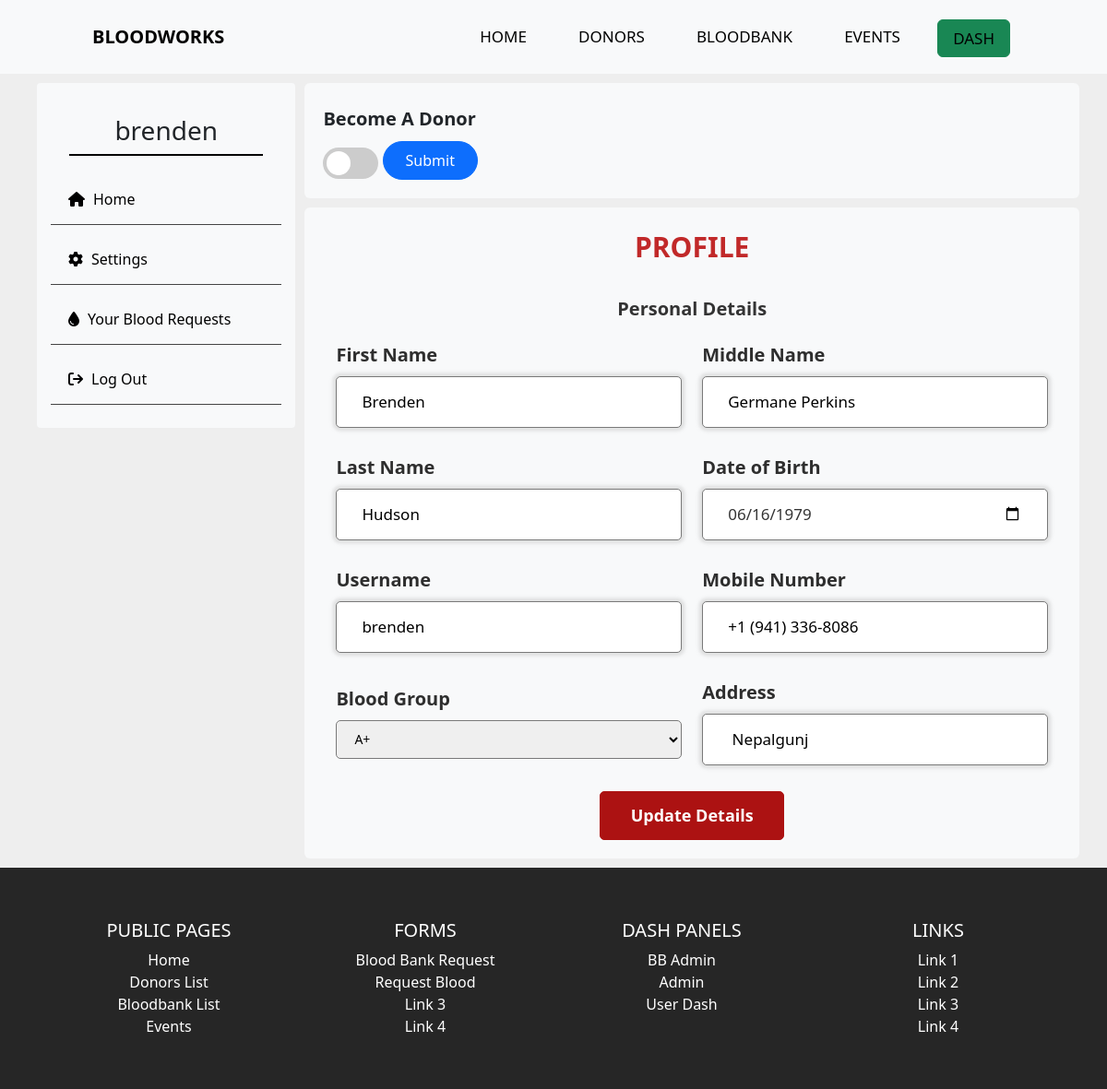
Page /dash/edit (signed in) on the committed database.
### tables this page shows
CREATE TABLE `user` (
  `id` int(11) NOT NULL,
  `fname` varchar(20) DEFAULT NULL,
  `mname` varchar(20) DEFAULT NULL,
  `lname` varchar(20) DEFAULT NULL,
  `dateofbirth` date DEFAULT NULL,
  `email` varchar(50) DEFAULT NULL,
  `password` varchar(70) DEFAULT NULL,
  `username` varchar(25) DEFAULT NULL,
  `bloodgroup` varchar(5) DEFAULT NULL,
  `donor_availability` varchar(15) DEFAULT NULL,
  `address` varchar(100) DEFAULT NULL,
  `phone_no` varchar(100) DEFAULT NULL,
  `age` int(11) DEFAULT NULL,
  `last_donation_date` date DEFAULT NULL
);

### controllers/DashEdit.php (called while the page is built, shortened)
<?php
class Dash
{
    public function index($a = "", $b = "", $c = "")
    {
        $loggedindata = $this->getUserData();
        $data = [
            "loggedinuser" => $loggedindata,
        ];
        $this->view('dash/edit', $data);
    }
    public function getUserData()
    {
        $getuserdata = new Model;
        $getuserdata->table = "user";
        $getuserdata->order_column = "id";
        $getsessionid = getLoggedinUser('userid');
        $data = [
            "id" => "$getsessionid"
        ];
        $getuserdata = $getuserdata->where($data);
        return $getuserdata;
    }
}

### includes/app.php (called while the page is built, shortened)
<?php
class App
{
    private $method = "index";
    public function splitURL()
    {
        $URL = $_GET['url'] ?? 'home';
        $URL = explode("/", trim($URL, "/"));
        return $URL;
    }
    public function loadController()
    {
        $URL = $this->splitURL();
        if($URL[0] == "dash"){
            if ($URL[0] == "dash" && !isset($URL[1])) {
                $filename = "controllers/Dash"  . ".php";
            } elseif ($URL[0] == "dash" && isset($URL[1])) {
                $filename = "controllers/" . $URL[0] . $URL[1] . ".php";
            }
        }
        elseif ($URL[0] == "admin"  ) {
            if ($URL[0] == "admin" && !isset($URL[1])) {
                $filename = "controllers/Admin"  . ".php";
            } elseif ($URL[0] == "admin" && isset($URL[1])) {
                $filename = "controllers/" . $URL[0] . $URL[1] . ".php";
            }
        }
        elseif ($URL[0] == "bbadmin"  ) {
            if ($URL[0] == "bbadmin" && !isset($URL[1])) {
                $filename = "controllers/bbadmin"  . ".php";
            } elseif ($URL[0] == "bbadmin" && isset($URL[1])) {
                $filename = "controllers/" . $URL[0] . $URL[1] . ".php";
            }
        }
        else{
            $filename = "controllers/" .$URL[0] . ".php";
        }
        if (file_exists($filename)) {
            unset($URL[0]);
        } else {
            $filename = "controllers/_404.php";
            require $filename;
            $this->controller = "_404";
        }
        $controller = new $this->controller;
        $URL = $URL ? array_values($URL) : [];
        call_user_func_array([$controller, $this->method], $URL);
    }
}

### index.php (called while the page is built, shortened)
<?php
$app = new App;
$app->loadController();
?>

### includes/database.php (called while the page is built, shortened)
<?php
trait Database
{
    public function connect()
    {
        $string = "mysql:hostname=" . DBHOST . ";dbname=" . DBNAME;
        $con = new PDO($string, DBUSER, DBPASS);
        return $con;
    }
    public function query($query, $data = [])
    {
        $con = $this->connect();
        $stm = $con->prepare($query);
        $check = $stm->execute($data);
        if ($check) {
            $result = $stm->fetchAll(PDO::FETCH_OBJ);
            if (is_array($result) && count($result)) {
                return $result;
            }
        }
        return false;
    }
}

### includes/models.php (called while the page is built, shortened)
<?php
class Model
{
    public $table = "users";
    protected $limit = '100';
    protected $offset = 0;
    protected $order_type = "desc";
    public $order_column = "id";
    public function where($data, $data_not = [])
    {
        $keys = array_keys($data);
        $query = "select * from $this->table where ";
        foreach ($keys as $key) {
            $query .= $key . " = :" . $key . " && ";
        }
        $query = trim($query, " && ");
        $query .= " order by $this->order_column $this->order_type limit $this->limit offset $this->offset";
        $data = array_merge($data, $data_not);
        return $this->query($query, $data);
    }
}

### views/dash/edit.views.php (the view, shortened to what this page needs)
<?php
   include_once 'views/header.php';
   ?>
<main class="dash-container">
    <section class="dashboard_container">
        <?php include 'asidemenu.php' ?>
        <div class="info ">
            <?php foreach ($loggedinuser as $user) { ?>
                <div class="container">
                    <div class="switch-donor">
                        <a>Become A Donor</a>
                        <?php
                           $dateString = $user->last_donation_date;
                           if($dateString != null){
                               $lastDonationDate = $currentDate = date('Y-m-d');
                               $donationPeriod = 90;
                               $endDate = date('Y-m-d', strtotime($lastDonationDate . " + $donationPeriod days"));
                               $endDate = date('l M d Y', strtotime($lastDonationDate . " + $donationPeriod days"));
                               $currentDate = date('Y-m-d');
                               $diff = strtotime($endDate) - strtotime($currentDate);
                               $daysRemaining = floor($diff / (60 * 60 * 24));
                               if ($daysRemaining > 0) {
                                   $res = false;
                                   $daysLeft = $daysRemaining;
                               } else {
                                   $res = true;
                                   $output = "available";
                                   $daysLeft = 0;
                               }
                           }
                           else{
                               $res = true;
                           }
                           if ($res) { ?>
                            <form id="availabilityForm" method="POST" action="edit">
                                <label class="switch">
                                    <span class="slider round"></span>
                                </label>
                                <input class="btn btn-primary" type="submit" name="toogle" value="Submit">
                            </form>
                        <?php
                           } ?>
                    </div>
                </div>
                <div class="container">
                    <div class="heading">
                        PROFILE
                    </div>
                    <form action="edit" method="post">
                        <div class="form first">
                            <div class="details personal">
                                <span class="title">Personal Details</span>
                                <div class="fields">
                                    <div class="input_field">
                                        <label>First Name</label>
                                        <input type="text" name="fname" value="<?= $user->fname; ?> " placeholder="Enter your First name" required>
                                    </div>
                                    <div class="input_field">
                                        <label>Middle Name</label>
                                        <input type="text" name="mname" value="<?= $user->mname; ?>" placeholder="Enter your Middle name">
                                    </div>
                                    <div class="input_field">
                                        <label>Last Name</label>
                                        <input type="text" name="lname" value="<?= $user->lname; ?>" placeholder="Enter your Last name" required>
                                    </div>
                                    <div class="input_field">
                                        <label>Date of Birth</label>
                                        <input type="date" placeholder="Select Date" value="<?= $user->dateofbirth ?>" name="dateofbirth" required>
                                    </div>
                                    <div class="input_field">
                                        <label>Username</label>
                                        <input type="text" placeholder="Enter your username" value="<?= $user->username ?>" required>
                                    </div>
                                    <div class="input_field">
                                        <label>Mobile Number</label>
                                        <input type="text" maxlength="10" name="phone_no" value="<?= $user->phone_no ?>" placeholder="Enter your mobile number" required>
                                    </div>
                                    <div class="input_field">
                                        <label for="bloodgroup">Blood Group</label>
                                        <select name="bloodgroup" id="bloodgroup">
                                            <option value="A+" <?= ($user->bloodgroup == "A+" ? "selected" : ""); ?>>A+</option>
                                        </select>
                                    </div>
                                    <div class="input_field">
                                        <label>Address</label>
                                        <input type="text" name="address" value=" <?= $user->address; ?>" placeholder=" City-ward no,tole eg,(Pokhara-17,Chhorepatan)" required>
                                    </div>
                                </div>
                                <input class="submit button" type="submit" name="edit-basic" value="Update Details">
                            </div>
                        </div>
                    </form>
                </div>
            <?php } ?>
        </div>
    </section>
</main>
<?php include 'views/footer.php' ?>

### views/dash/asidemenu.php (shortened to what this page needs)
<div class="dashboard ">
    <?php foreach ($loggedinuser as $user) {
       ?>
        <div class="profile-container">
            <h3><?= $user->username ?></h3>
        </div>
        <div class="side-list">
            <a href="<?= HOSTNAME ?>dash/">
               <i class="fa-solid fa-house"></i>Home</a>
            <a href="<?= HOSTNAME ?>dash/edit">
               <i class="fa-solid fa-gear"></i>Settings</a>
            <a href="<?= HOSTNAME ?>dash/requests">
               <i class="fa-solid fa-droplet"></i>Your Blood Requests</a>
            <a href="<?= HOSTNAME ?>logout">
                <i class="fa-solid fa-arrow-right-from-bracket"></i>Log Out</a>
        </div>
    <?php  }
       ?>
</div>

### assets/css/style.css (style rules this page uses)
* { margin: 0; padding: 0; box-sizing: border-box; }
body { background: #eeeeee; }
main { min-height: 100vh; }
.btn { padding: 0.5em 1.5em; border-radius: 2em; }
.dash-container { width: 100%; }
.dashboard_container { position: relative; display: flex; flex-direction: row; top: 40px; left: 0; max-width: 1140px; margin: 40px auto; }
.dashboard { width: 25%; min-width: 15%; height: fit-content; }
.dashboard ,.info { overflow: none; margin: 10px; }
.dashboard, .info .container { background-color: #F8F9FA; border-radius: 4px; padding: 15px; }
.info .container { margin: 10px 0; }
.profile-container { display: flex; flex-direction: column; justify-content: center; align-items: center; margin: 20px; border-bottom: 2px solid black; }
.side-list { display: flex; flex-direction: column; margin-top: 10px; height: fit-content; }
.side-list a { display: block; margin-bottom: 10px; margin-left: 0; padding: 10px; width: 100%; border-bottom: 1px solid rgb(68, 68, 68); font-size: 1rem; text-decoration: none; color: black; }
.side-list a i { padding: 9px; }
.info { width: 75%; }
.info { position: relative; margin: auto; }
.info .container , .inf .container { position: relative; border-radius: 6px; background-color: #F8F9FA; padding: 20px; }
.info .container .heading, .container h1, .inf .container .heading { position: relative; font-size: 30px; font-weight: bold; width: fit-content; margin: auto; color: rgb(193, 41, 41); }
.info .container form ,.inf .container form { position: relative; margin:auto; z-index: 3; }
.info .container form .details,.inf .container form .details { margin-top: 30px; }
.info .container form .title,.inf .container form .title { display: block; font-size: 20px; font-weight: bold; margin: auto; width: fit-content; color: #333; }
.info .container form .fields,.inf .container form .fields { display: flex; align-items: center; justify-content: space-between; margin: 10px; flex-wrap: wrap; }
form .fields .input_field { display: flex; width: calc(100% / 2 - 15px); flex-direction: column; margin: 10px 4px; }
form .log-reg-field .input_field input, form .fields .input_field input { padding: 27px; }
form .log-reg-field .input_field input,form .fields .input_field input { font-size: 17px; }
.input_field label { display: inline-block; font-size: 20px; font-weight: bold; color: #2e2e2e; }
.input_field input, .input_field select { outline: none; font-size: 14px; font-weight: 400; color: #000000; border-radius: 5px; border: 1px solid #797979; padding: 0 15px; height: 42px; margin: 8px 0; }
.input_field input[type="date"] { color: #707070; }
.input_field input[type="date"]:valid { color: #333; }
form .button,.button { display: flex; align-items: center; justify-content: center; text-align: center; max-width: 200px; width: fit-content; height: fit-content; margin: auto; padding: 12px; border: 1px solid rgb(172, 18, 18);; outline: none; background-color: rgb(172, 18, 18); color: white; border-radius: 5px; cursor: pointer; font-size: 15px; font-weight: bold; position: relative; top: 0; left: 0; transition: all 200ms ease-in-out; }
.form input[type="submit"] { font-size: 18px; width: 300px; margin-top: 10px; }
.switch { position: relative; display: inline-block; width: 60px; height: 34px; margin-top: 20px; }
.slider { position: absolute; cursor: pointer; top: 0; left: 0; right: 0; bottom: 0; background-color: #ccc; -webkit-transition: .4s; transition: .4s; }
.slider:before { position: absolute; content: ""; height: 26px; width: 26px; left: 4px; bottom: 4px; background-color: white; -webkit-transition: .4s; transition: .4s; }
.slider.round { border-radius: 34px; }
.slider.round:before { border-radius: 50%; }
.switch-donor a { align-items: center; position: relative; top: 4px; font-size: 20px; font-weight: bold; margin: 0 10px 0 0; }

### rows in the picture
user: username "brenden", fname "Brenden", mname "Germane Perkins", lname "Hudson", dateofbirth "06/16/1979", phone_no "+1 (941) 336-8086", bloodgroup "A+", address "Nepalgunj"
